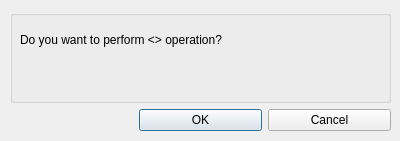
<?xml version="1.0" encoding="UTF-8"?>
<ui version="4.0">
 <class>ConfirmDelete</class>
 <widget class="QDialog" name="ConfirmDelete">
  <property name="geometry">
   <rect>
    <x>0</x>
    <y>0</y>
    <width>400</width>
    <height>141</height>
   </rect>
  </property>
  <property name="windowTitle">
   <string>Dialog</string>
  </property>
  <property name="windowIcon">
   <iconset resource="resources/resources.qrc">
    <normaloff>:/pngegg.png</normaloff>:/pngegg.png</iconset>
  </property>
  <widget class="QWidget" name="gridLayoutWidget">
   <property name="geometry">
    <rect>
     <x>10</x>
     <y>10</y>
     <width>381</width>
     <height>121</height>
    </rect>
   </property>
   <layout class="QGridLayout" name="gridLayout">
    <item row="1" column="0">
     <widget class="QLabel" name="label">
      <property name="text">
       <string/>
      </property>
     </widget>
    </item>
    <item row="1" column="1">
     <widget class="QPushButton" name="btnOK">
      <property name="text">
       <string>OK</string>
      </property>
     </widget>
    </item>
    <item row="1" column="2">
     <widget class="QPushButton" name="btnCancel">
      <property name="text">
       <string>Cancel</string>
      </property>
     </widget>
    </item>
    <item row="0" column="0" colspan="3">
     <widget class="QGroupBox" name="groupBox">
      <property name="title">
       <string/>
      </property>
      <widget class="QLabel" name="label_2">
       <property name="geometry">
        <rect>
         <x>10</x>
         <y>20</y>
         <width>361</width>
         <height>20</height>
        </rect>
       </property>
       <property name="text">
        <string>      Do you want to perform &lt;&lt;Delete&gt;&gt; operation?</string>
       </property>
      </widget>
     </widget>
    </item>
   </layout>
  </widget>
 </widget>
 <resources>
  <include location="resources/resources.qrc"/>
 </resources>
 <connections/>
</ui>
